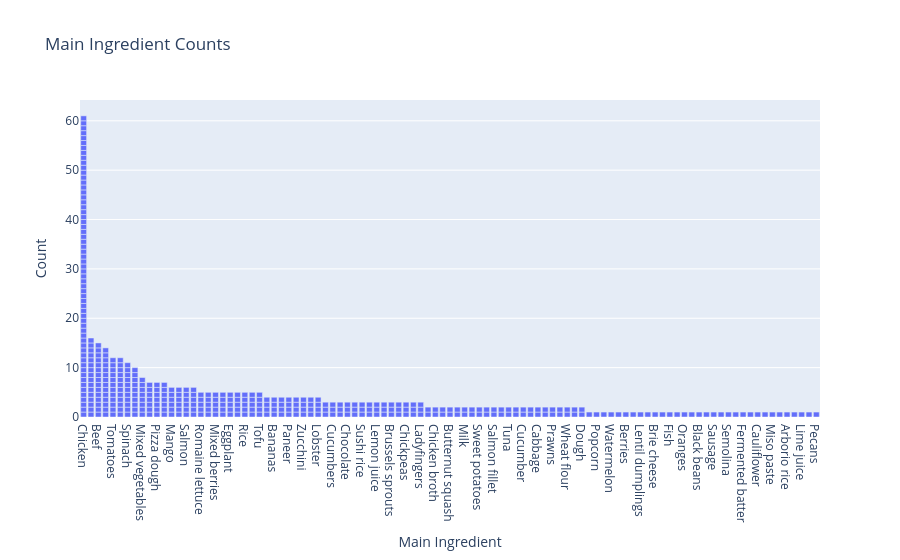

Source (notebook cell):
### Code cell
# Bar Plot of Main Ingredient Counts:
fig = px.bar(df, x='Main Ingredient', title='Main Ingredient Counts',
             labels={'Main Ingredient': 'Main Ingredient', 'count': 'Count'})
fig.update_layout(xaxis={'categoryorder':'total descending'})
fig.show()

### Figure 1 — Plotly figure (JSON) as saved in the notebook; plotly's stock layout.template omitted (floating-point values rounded to 4 significant figures; data arrays with more than 128 entries replaced by an {"elided": "..."} marker saying what was removed)
{"data": [{"alignmentgroup": "True", "hovertemplate": "Main Ingredient=%{x}<br>Count=%{y}<extra></extra>", "legendgroup": "", "marker": {"color": "#636efa", "pattern": {"shape": ""}}, "name": "", "offsetgroup": "", "orientation": "v", "showlegend": false, "textposition": "auto", "type": "bar", "x": {"elided": "399 str values"}, "xaxis": "x", "y": {"elided": "399 int values"}, "yaxis": "y"}], "layout": {"autosize": true, "barmode": "relative", "legend": {"tracegroupgap": 0}, "title": {"text": "Main Ingredient Counts"}, "xaxis": {"anchor": "y", "autorange": true, "categoryorder": "total descending", "domain": [0, 1], "range": [-0.5, 100.5], "title": {"text": "Main Ingredient"}, "type": "category"}, "yaxis": {"anchor": "x", "autorange": true, "domain": [0, 1], "range": [0, 64.21], "title": {"text": "Count"}, "type": "linear"}}}
